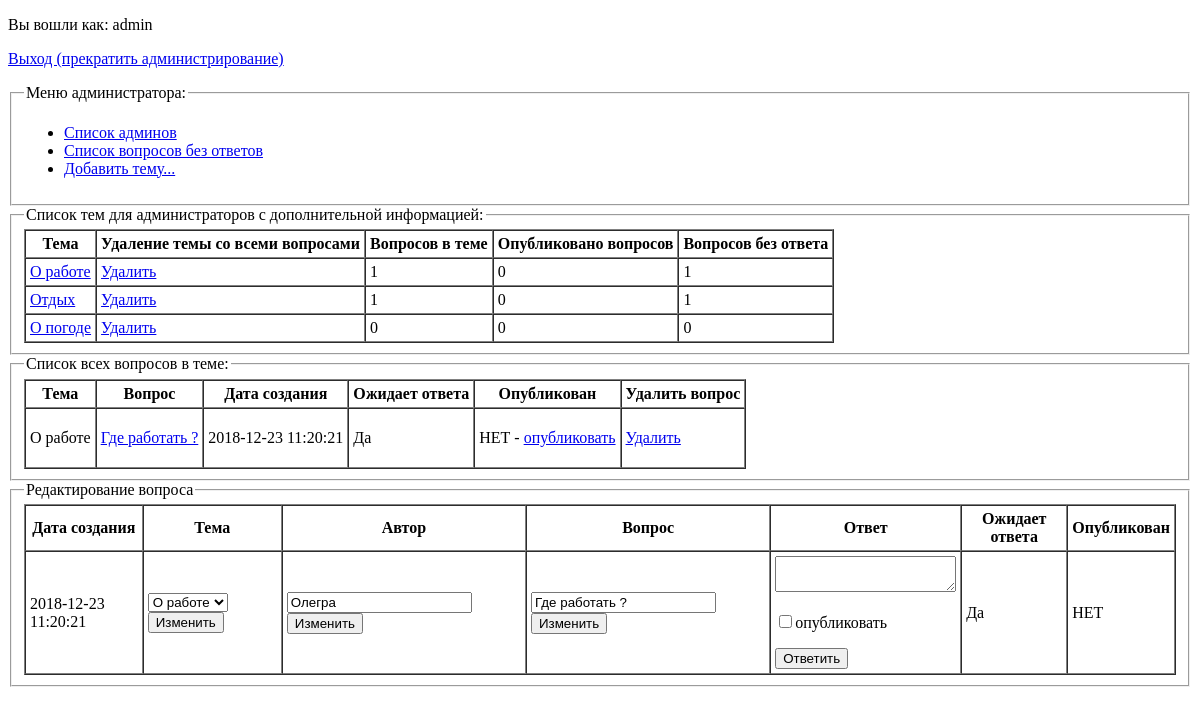
The app's page /index.php?showQuestionId=34&showQuestionsTheme=15 (signed in), older data.
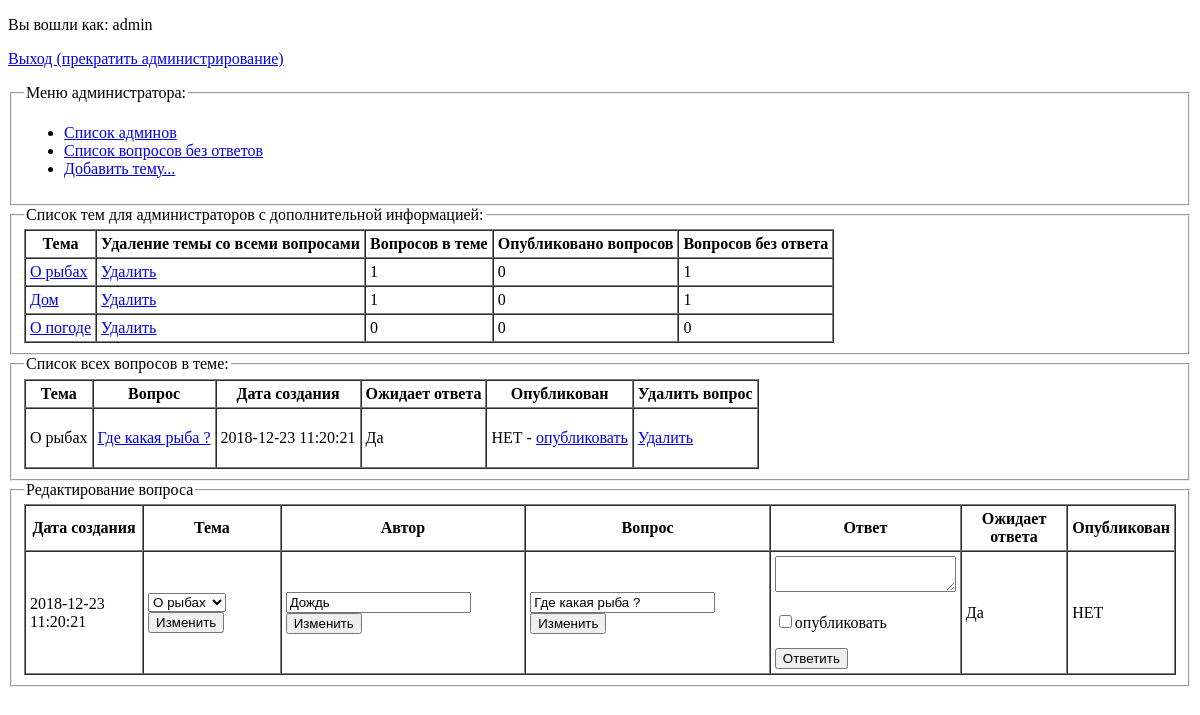
The same page, newer data.
### tables this page shows
CREATE TABLE `themes` (
  `id` int(11) NOT NULL,
  `theme` varchar(100) NOT NULL
);

CREATE TABLE `questions` (
  `id` int(11) NOT NULL,
  `theme_id` int(11) NOT NULL,
  `question` text NOT NULL,
  `answer` text,
  `published` int(11) NOT NULL DEFAULT '0',
  `author_name` char(30) NOT NULL,
  `e-mail` char(30) NOT NULL,
  `date_added` timestamp NOT NULL DEFAULT CURRENT_TIMESTAMP
);

### Model/ThemesTable.php (called while the page is built, shortened)
<?php
class ThemesTable
{
    private $db;
    public function __construct($db)
    {
        $this->db = $db;
    }
    public function getThemes()
    {
        $sql = "SELECT * FROM `themes`";
        $themes = $this->db->query($sql)->fetchAll(PDO::FETCH_ASSOC);
        return $themes;
    }
}

### Model/QuestionsTable.php (called while the page is built, shortened)
<?php
class QuestionsTable
{
    private $db;
    public function __construct($db)
    {
        $this->db = $db;
    }
		public function countAllQuesInThemeArray($param)
		{
			$sql = "SELECT COUNT(*) as 'Вопросов в теме' FROM `questions` WHERE `theme_id`='$param' GROUP BY `theme_id`";
			$countAllQuesInThemeArray = $this->db->query($sql)->fetchAll(PDO::FETCH_ASSOC);
			return $countAllQuesInThemeArray;
		}
			public function countPublishedQuesInThemeArray($param)
			{
				$sql = "SELECT COUNT(*) AS 'Опубликовано вопросов' FROM `questions` WHERE `theme_id`='$param' AND `published`=1 GROUP BY `theme_id`";
				$countPublishedQuesInThemeArray = $this->db->query($sql)->fetchAll(PDO::FETCH_ASSOC);
				return $countPublishedQuesInThemeArray;
			}
    public function countUnansweredQuesInThemeArray($param)
    {
        $sql = "SELECT COUNT(*) AS 'Вопросов без ответа' FROM `questions` WHERE `theme_id`='$param' AND (`answer` IS NULL OR `answer`='') GROUP BY `theme_id`";
        $countUnansweredQuesInThemeArray = $this->db->query($sql)->fetchAll(PDO::FETCH_ASSOC);
        return $countUnansweredQuesInThemeArray;
    }
    public function questions($param)
    {
        $sql = "SELECT `questions`.`id`,  `questions`.`theme_id`, `theme`, `question`, `answer`, `date_added`, `published` FROM `questions` JOIN `themes` ON `themes`.`id`=`questions`.`theme_id` WHERE `theme_id`='$param'";
        $questions = $this->db->query($sql)->fetchAll(PDO::FETCH_ASSOC);
        return $questions;
    }
    public function showQuestion($param)
    {
        $sql = "SELECT `questions`.`id`,  `questions`.`theme_id`, `date_added`, `author_name`, `theme`, `question`, `answer`, `published` FROM `questions` JOIN `themes` ON `themes`.`id`=`questions`.`theme_id` WHERE `questions`.`id`='$param'";
        $showQuestion = $this->db->query($sql)->fetchAll(PDO::FETCH_ASSOC);
        return $showQuestion;
    }
}

### View/showQuestionInfo.php (the view, shortened to what the changed rows need)
<!DOCTYPE html>
<html lang="ru">
<head>
</head>
<body>
    <?php if (isset($_SESSION['adminLogin'])) : ?>
        <fieldset>
				<table width="" border="1" cellpadding="4" cellspacing="0">
					<tr>
						<th>Дата создания</th>
						<th>Тема</th>
						<th>Автор</th>
						<th>Вопрос</th>
						<th>Ответ</th>
						<th>Ожидает ответа</th>
						<th>Опубликован</th>
					</tr>
					<?php foreach ($showQuestion as $questionInfo) : ?>
						<tr>
							<td><?= $questionInfo['date_added'] ?></td>
							<td>
								<form action="index.php?showQuestionId=<?=$questionInfo['id']?>&showQuestionsTheme=<?=$questionInfo['theme_id']?>" method="POST">
									<select name="changeThemeId">
										<?php foreach ($themes as $theme) : ?>
											<option <?php if ($questionInfo['theme_id'] == $theme['id']):?>
												selected<?php endif ?> value="<?= $theme['id'] ?>">
												<?= $theme['theme'] ?>
											</option>
										<?php endforeach ?>
									</select>
									<button type="submit">Изменить</button>
								</form>
							</td>
							<td>
								<form action="index.php?showQuestionId=<?=$questionInfo['id']?>&showQuestionsTheme=<?=$questionInfo['theme_id']?>" method="POST">
									<input type="text" size="" name="changeAuthorName" value="<?= $questionInfo['author_name'] ?>">
									<input type="submit" value="Изменить">
								</form>
							</td>
							<td>
								<form action="index.php?showQuestionId=<?=$questionInfo['id']?>&showQuestionsTheme=<?=$questionInfo['theme_id']?>" method="POST">
									<input type="text" size="" name="changeQuestion" value="<?= $questionInfo['question'] ?>">
									<input type="submit" value="Изменить">
								</form>
							</td>
							<td>
								<form action="index.php?showQuestionId=<?=$questionInfo['id']?>&showQuestionsTheme=<?=$questionInfo['theme_id']?>" method="POST">
									<textarea type="text" size="" name="changeAnswer" value=""><?= $questionInfo['answer'] ?></textarea>
									<p><input type="checkbox" name="publish" value="<?=$questionInfo['id']?>">опубликовать</p>
									<input type="submit" value="Ответить">
								</form>
							</td>
							<td>
								<?php if ($questionInfo['answer'] === NULL OR $questionInfo['answer'] ==''): ?>
									<?='Да'?>
								<?php else : ?>
									<?='Нет'?>
								<?php endif ?>
							</td>
							<td>
							<?php if ($questionInfo['published'] == 1) : ?>
									<p>ДА</p>
								<?php else : ?>
									<p>НЕТ</p>
								<?php endif ?>
							</td>
						</tr>
                <?php endforeach ?>
            </table>
        </fieldset>
    <?php endif ?>
</body>
</html>

### View/themesListForAdmins.php (shortened to what the changed rows need)
<html lang="ru">
<head>
</head>
<body>
    <fieldset>
        <table width="" border="1" cellpadding="4" cellspacing="0">
            <tr>
                <th>Тема</th>
                <th>Удаление темы со всеми вопросами</th>
                <th>Вопросов в теме</th>
                <th>Опубликовано вопросов</th>
                <th>Вопросов без ответа</th>
            </tr>
            <?php foreach ($themesMoreInfo as $theme) : ?>
            <tr>
                <td><a href="index.php?showQuestionsTheme=<?=$theme['id']?>"><?= $theme['theme']?></a></td>
                <td><a href="index.php?delTheme=<?=$theme['id']?>">Удалить</a></td>
                <td><?= $theme['Вопросов в теме']?></td>
                <td><?= $theme['Опубликовано вопросов']?></td>
                <td><?= $theme['Вопросов без ответа']?></td>
            </tr>
            <?php endforeach ?>
        </table>
    </fieldset>
</body>
</html>

### View/questionsInTheme.php (shortened to what the changed rows need)
<!DOCTYPE html>
<html lang="ru">
<head>
</head>
<body>
    <?php if (isset($_SESSION['adminLogin'])) : ?>
        <fieldset>
            <?php if (empty($questions)) : ?>
                <p>В этой теме вопросов нет.</p>
            <?php else : ?>
                <table width="" border="1" cellpadding="4" cellspacing="0">
                    <tr>
                        <th>Тема</th>
                        <th>Вопрос</th>
                        <th>Дата создания</th>
                        <th>Ожидает ответа</th>
                        <th>Опубликован</th>
                        <th>Удалить вопрос</th>
                    </tr>
                    <?php foreach ($questions as $question) : ?>
                        <tr>
                            <td><?=$question['theme']?></td>
                            <td><a href="index.php?showQuestionId=<?=$question['id']?>&showQuestionsTheme=<?=$question['theme_id']?>"><?=$question['question']?></a></td>
                            <td><?=$question['date_added']?></td>
								<td>
									<?php if ($question['answer'] === NULL OR $question['answer'] ==''): ?>
										<?='Да'?>
									<?php else : ?>
										<?='Нет'?>
									<?php endif ?>
								</td>
									<td>
										<?php if ($question['published'] == 1) : ?>
											<p>ДА - <a href="index.php?publishedOnOff=0&showQuestionId=<?=$question['id']?>&showQuestionsTheme=<?=$question['theme_id']?>">скрыть</a></p>
										<?php else : ?>
											<p>НЕТ - <a href="index.php?publishedOnOff=1&showQuestionId=<?=$question['id']?>&showQuestionsTheme=<?=$question['theme_id']?>">опубликовать</a></p>
										<?php endif ?>
									</td>
                            <td><a href="index.php?delQuestionId=<?=$question['id']?>&questionsThemeId=<?=$question['theme_id']?>">Удалить</a></td>
                        </tr>
                    <?php endforeach ?>
                </table>
            <?php endif ?>
        </fieldset>
    <?php endif ?>
</body>
</html>

Row changes from the older to the newer data that the page shows:
changed themes: theme "О работе" → "О рыбах"
changed themes: theme "Отдых" → "Дом"
changed questions: theme.theme "О работе" → "О рыбах"; question "Где работать ?" → "Где какая рыба ?"; changeThemeId "О работе" → "О рыбах"; changeAuthorName "Олегра" → "Дождь"; changeQuestion "Где работать ?" → "Где какая рыба ?"
